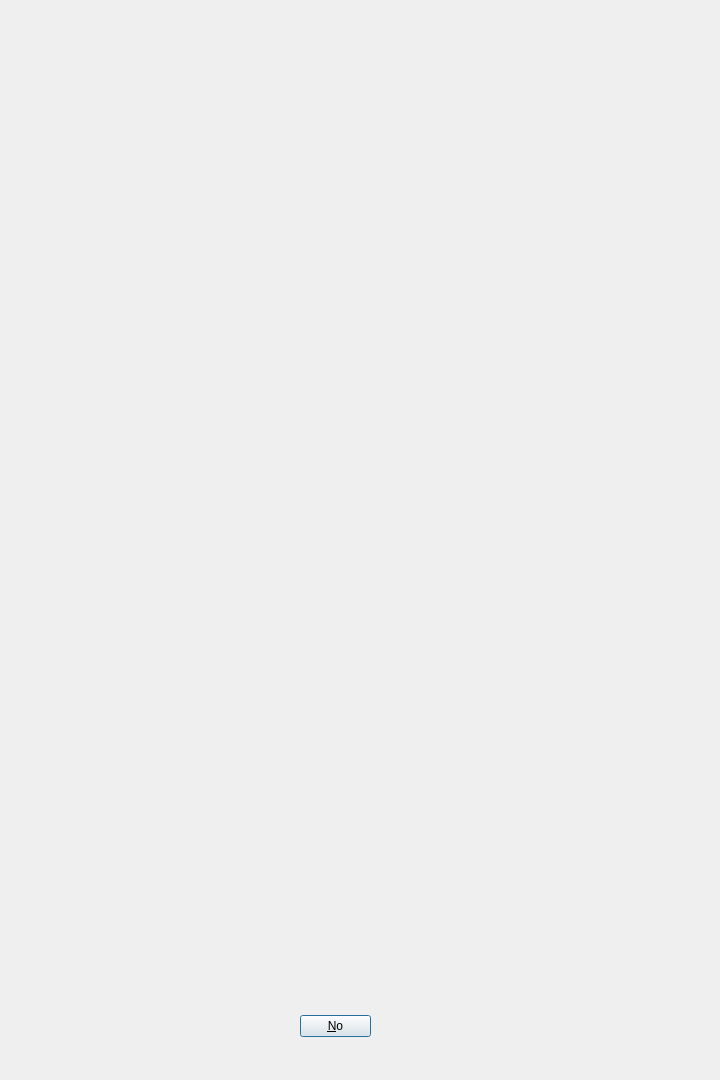
<?xml version="1.0" encoding="UTF-8"?>
<ui version="4.0">
 <class>Chocolate_Chip_Cookies_stp1</class>
 <widget class="QDialog" name="Chocolate_Chip_Cookies_stp1">
  <property name="geometry">
   <rect>
    <x>0</x>
    <y>0</y>
    <width>720</width>
    <height>1080</height>
   </rect>
  </property>
  <property name="windowTitle">
   <string>Dialog</string>
  </property>
  <widget class="QDialogButtonBox" name="buttonBox">
   <property name="geometry">
    <rect>
     <x>300</x>
     <y>1010</y>
     <width>71</width>
     <height>32</height>
    </rect>
   </property>
   <property name="orientation">
    <enum>Qt::Horizontal</enum>
   </property>
   <property name="standardButtons">
    <set>QDialogButtonBox::No</set>
   </property>
  </widget>
 </widget>
 <resources/>
 <connections>
  <connection>
   <sender>buttonBox</sender>
   <signal>accepted()</signal>
   <receiver>Chocolate_Chip_Cookies_stp1</receiver>
   <slot>accept()</slot>
   <hints>
    <hint type="sourcelabel">
     <x>248</x>
     <y>254</y>
    </hint>
    <hint type="destinationlabel">
     <x>157</x>
     <y>274</y>
    </hint>
   </hints>
  </connection>
  <connection>
   <sender>buttonBox</sender>
   <signal>rejected()</signal>
   <receiver>Chocolate_Chip_Cookies_stp1</receiver>
   <slot>reject()</slot>
   <hints>
    <hint type="sourcelabel">
     <x>316</x>
     <y>260</y>
    </hint>
    <hint type="destinationlabel">
     <x>286</x>
     <y>274</y>
    </hint>
   </hints>
  </connection>
 </connections>
</ui>
